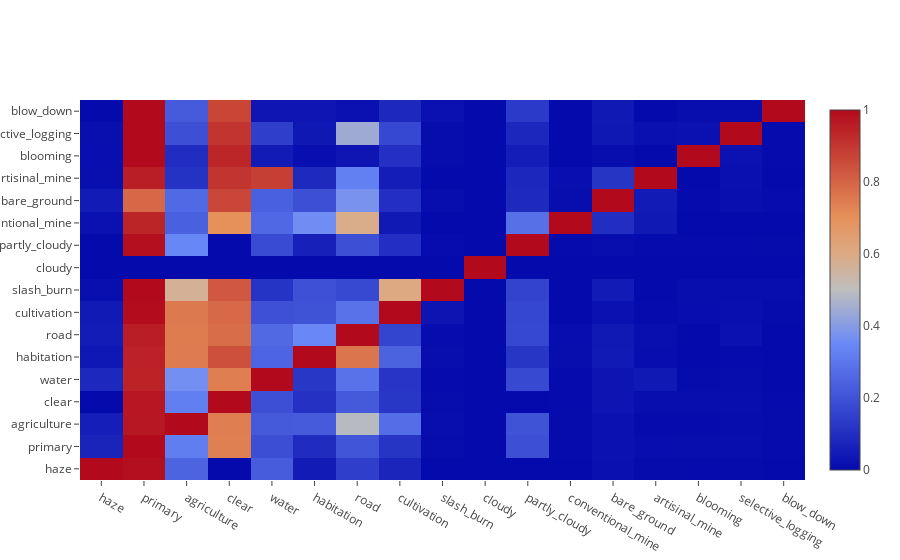

Notebook code cell kept with this figure:
### Code cell
# Co-occurence Matrix
com = np.zeros([len(counts)]*2)
for i, l in enumerate(list(counts.keys())):
    for i2, l2 in enumerate(list(counts.keys())):
        c = 0
        cy = 0
        for row in labels.values:
            if l in row:
                c += 1
                if l2 in row: cy += 1
        com[i, i2] = cy / c

data=[go.Heatmap(z=com, x=list(counts.keys()), y=list(counts.keys()))]
layout=go.Layout(height=800, width=800, title='Co-occurence matrix of training labels')
fig=dict(data=data, layout=layout)
py.iplot(data, filename='train-com')

### Figure 1 — Plotly figure (JSON) as saved in the notebook; plotly's stock layout.template omitted (floating-point values rounded to 4 significant figures; data arrays with more than 128 entries replaced by an {"elided": "..."} marker saying what was removed)
{"data": [{"type": "heatmap", "x": ["haze", "primary", "agriculture", "clear", "water", "habitation", "road", "cultivation", "slash_burn", "cloudy", "partly_cloudy", "conventional_mine", "bare_ground", "artisinal_mine", "blooming", "selective_logging", "blow_down"], "y": ["haze", "primary", "agriculture", "clear", "water", "habitation", "road", "cultivation", "slash_burn", "cloudy", "partly_cloudy", "conventional_mine", "bare_ground", "artisinal_mine", "blooming", "selective_logging", "blow_down"], "z": {"elided": "17x17 float values"}}], "layout": {}}
